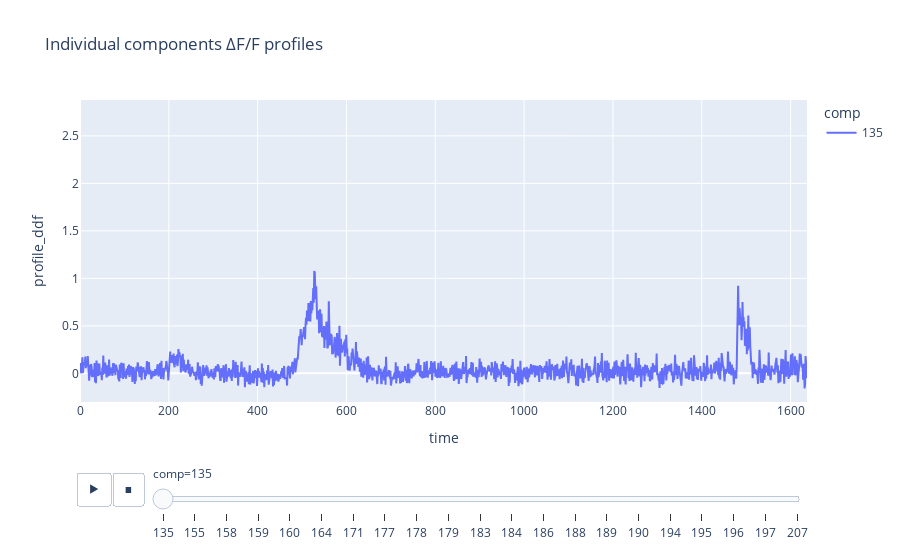

The notebook cell this image was saved under:
### Markdown cell above
#### Data & sample global parameters uploading

### Code cell
samp_name = 'C0002'
samp_path = os.path.join(''.join(sys.path[0].split('glia')), 'data_glia', samp_name)


# sample data frame uploading
total_df = pd.read_csv(f'{samp_path}/{samp_name}_components_df.csv')
total_arr, _ = norm_prof_to_arr(total_df)
print(total_df.head())


# sample YAML metadata file uploading
with open(f'{samp_path}/{samp_name}_meta.yaml') as f:
    samp_meta = yaml.safe_load(f)

# time parameters (from meta file)
total_reg_t = samp_meta['Reg_time']
frame_time = total_reg_t / max(total_df['frame_num'])
time_line = np.linspace(0, total_reg_t, num=max(total_df['frame_num'])+1)

# treatment parameters (from meta file)
treatment_dict = {}
for samp in samp_meta['Events']:
    treat_name = samp['Type']
    start_time = samp['Time']/1000
    # end_time = start_time + samp['Duration']
    treatment_dict.update({treat_name:start_time})
keys = list(treatment_dict.keys())
vals = list(treatment_dict.values()) + [total_reg_t]
treatment_dict = {keys[i]:[vals[i], vals[i+1]] for i in range(len(keys))}
for k,v in treatment_dict.items():  # app time print
    print(k, ':', np.around(v, 1))

application_lines_dict = {t:np.linspace(treatment_dict[t][0], treatment_dict[t][1]) for t in treatment_dict}

ctrl_plot(total_df)

### Figure 1 — Plotly figure (JSON) as saved in the notebook; plotly's stock layout.template omitted (floating-point values rounded to 4 significant figures; data arrays with more than 128 entries replaced by an {"elided": "..."} marker saying what was removed)
{"data": [{"hovertemplate": "comp=135<br>time=%{x}<br>profile_ddf=%{y}<extra></extra>", "legendgroup": "135", "line": {"color": "#636efa", "dash": "solid"}, "marker": {"symbol": "circle"}, "mode": "lines", "name": "135", "orientation": "v", "showlegend": true, "type": "scatter", "x": {"elided": "1500 float values"}, "xaxis": "x", "y": {"elided": "1500 float values"}, "yaxis": "y"}], "layout": {"legend": {"title": {"text": "comp"}, "tracegroupgap": 0}, "sliders": [{"active": 0, "currentvalue": {"prefix": "comp="}, "len": 0.9, "pad": {"b": 10, "t": 60}, "steps": [{"args": [["135"], {"frame": {"duration": 0, "redraw": false}, "fromcurrent": true, "mode": "immediate", "transition": {"duration": 0, "easing": "linear"}}], "label": "135", "method": "animate"}, {"args": [["155"], {"frame": {"duration": 0, "redraw": false}, "fromcurrent": true, "mode": "immediate", "transition": {"duration": 0, "easing": "linear"}}], "label": "155", "method": "animate"}, {"args": [["158"], {"frame": {"duration": 0, "redraw": false}, "fromcurrent": true, "mode": "immediate", "transition": {"duration": 0, "easing": "linear"}}], "label": "158", "method": "animate"}, {"args": [["159"], {"frame": {"duration": 0, "redraw": false}, "fromcurrent": true, "mode": "immediate", "transition": {"duration": 0, "easing": "linear"}}], "label": "159", "method": "animate"}, {"args": [["160"], {"frame": {"duration": 0, "redraw": false}, "fromcurrent": true, "mode": "immediate", "transition": {"duration": 0, "easing": "linear"}}], "label": "160", "method": "animate"}, {"args": [["164"], {"frame": {"duration": 0, "redraw": false}, "fromcurrent": true, "mode": "immediate", "transition": {"duration": 0, "easing": "linear"}}], "label": "164", "method": "animate"}, {"args": [["171"], {"frame": {"duration": 0, "redraw": false}, "fromcurrent": true, "mode": "immediate", "transition": {"duration": 0, "easing": "linear"}}], "label": "171", "method": "animate"}, {"args": [["177"], {"frame": {"duration": 0, "redraw": false}, "fromcurrent": true, "mode": "immediate", "transition": {"duration": 0, "easing": "linear"}}], "label": "177", "method": "animate"}, {"args": [["178"], {"frame": {"duration": 0, "redraw": false}, "fromcurrent": true, "mode": "immediate", "transition": {"duration": 0, "easing": "linear"}}], "label": "178", "method": "animate"}, {"args": [["179"], {"frame": {"duration": 0, "redraw": false}, "fromcurrent": true, "mode": "immediate", "transition": {"duration": 0, "easing": "linear"}}], "label": "179", "method": "animate"}, {"args": [["183"], {"frame": {"duration": 0, "redraw": false}, "fromcurrent": true, "mode": "immediate", "transition": {"duration": 0, "easing": "linear"}}], "label": "183", "method": "animate"}, {"args": [["184"], {"frame": {"duration": 0, "redraw": false}, "fromcurrent": true, "mode": "immediate", "transition": {"duration": 0, "easing": "linear"}}], "label": "184", "method": "animate"}, {"args": [["186"], {"frame": {"duration": 0, "redraw": false}, "fromcurrent": true, "mode": "immediate", "transition": {"duration": 0, "easing": "linear"}}], "label": "186", "method": "animate"}, {"args": [["188"], {"frame": {"duration": 0, "redraw": false}, "fromcurrent": true, "mode": "immediate", "transition": {"duration": 0, "easing": "linear"}}], "label": "188", "method": "animate"}, {"args": [["189"], {"frame": {"duration": 0, "redraw": false}, "fromcurrent": true, "mode": "immediate", "transition": {"duration": 0, "easing": "linear"}}], "label": "189", "method": "animate"}, {"args": [["190"], {"frame": {"duration": 0, "redraw": false}, "fromcurrent": true, "mode": "immediate", "transition": {"duration": 0, "easing": "linear"}}], "label": "190", "method": "animate"}, {"args": [["194"], {"frame": {"duration": 0, "redraw": false}, "fromcurrent": true, "mode": "immediate", "transition": {"duration": 0, "easing": "linear"}}], "label": "194", "method": "animate"}, {"args": [["195"], {"frame": {"duration": 0, "redraw": false}, "fromcurrent": true, "mode": "immediate", "transition": {"duration": 0, "easing": "linear"}}], "label": "195", "method": "animate"}, {"args": [["196"], {"frame": {"duration": 0, "redraw": false}, "fromcurrent": true, "mode": "immediate", "transition": {"duration": 0, "easing": "linear"}}], "label": "196", "method": "animate"}, {"args": [["197"], {"frame": {"duration": 0, "redraw": false}, "fromcurrent": true, "mode": "immediate", "transition": {"duration": 0, "easing": "linear"}}], "label": "197", "method": "animate"}, {"args": [["207"], {"frame": {"duration": 0, "redraw": false}, "fromcurrent": true, "mode": "immediate", "transition": {"duration": 0, "easing": "linear"}}], "label": "207", "method": "animate"}], "x": 0.1, "xanchor": "left", "y": 0, "yanchor": "top"}], "title": {"text": "Individual components ΔF/F profiles"}, "updatemenus": [{"buttons": [{"args": [null, {"frame": {"duration": 500, "redraw": false}, "fromcurrent": true, "mode": "immediate", "transition": {"duration": 500, "easing": "linear"}}], "label": "&#9654;", "method": "animate"}, {"args": [[null], {"frame": {"duration": 0, "redraw": false}, "fromcurrent": true, "mode": "immediate", "transition": {"duration": 0, "easing": "linear"}}], "label": "&#9724;", "method": "animate"}], "direction": "left", "pad": {"r": 10, "t": 70}, "showactive": false, "type": "buttons", "x": 0.1, "xanchor": "right", "y": 0, "yanchor": "top"}], "xaxis": {"anchor": "y", "domain": [0, 1], "title": {"text": "time"}}, "yaxis": {"anchor": "x", "domain": [0, 1], "range": [-0.3016, 2.878], "title": {"text": "profile_ddf"}}}}
